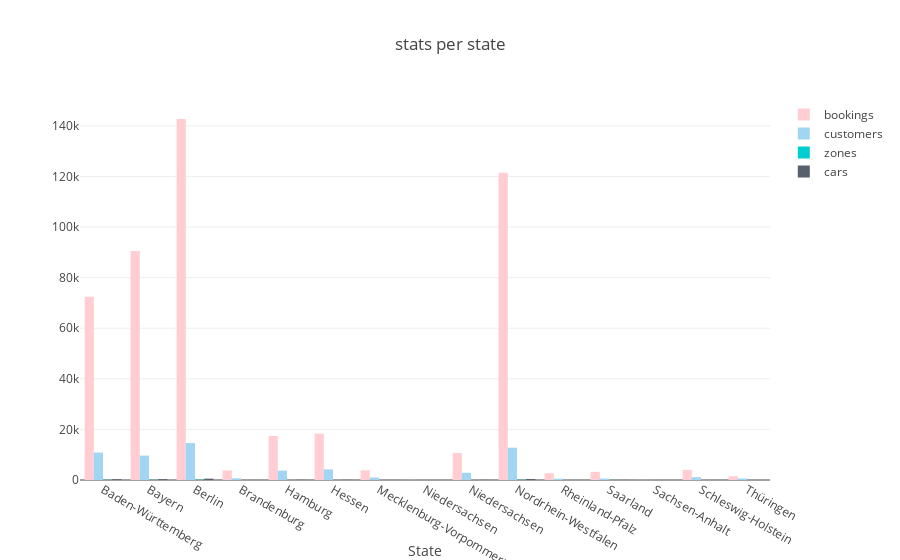

Notebook source saved alongside this figure:
### Code cell
#plotting for each state
trace_bookings = go.Bar(x=simple_per_state.FEDERAL_STATE,
                  y=simple_per_state.BOOKING_HAL_ID,
                  name='bookings',
                  marker=dict(color='#ffcdd2'))

trace_customers = go.Bar(x=simple_per_state.FEDERAL_STATE,
                y=simple_per_state.CUSTOMER_HAL_ID,
                name='customers',
                marker=dict(color='#A2D5F2'))

trace_vehicles = go.Bar(x=simple_per_state.FEDERAL_STATE,
                y=simple_per_state.VEHICLE_HAL_ID,
                name='cars',
                marker=dict(color='#59606D'))
trace_zones = go.Bar(x=simple_per_state.FEDERAL_STATE,
                y=simple_per_state.START_RENTAL_ZONE,
                name='zones',
                marker=dict(color='#00CED1'))
layout = go.Layout(title="stats per state",
                xaxis=dict(title='State')
                )
fig = go.Figure(data=[trace_bookings, trace_customers, trace_zones, trace_vehicles], layout=layout)
py.iplot(fig, filename="overall perstate plot")

### Figure 1 — Plotly figure (JSON) as saved in the notebook; plotly's stock layout.template omitted (floating-point values rounded to 4 significant figures)
{"data": [{"marker": {"color": "#ffcdd2"}, "name": "bookings", "type": "bar", "x": ["Baden-Württemberg", "Bayern", "Berlin", "Brandenburg", "Hamburg", "Hessen", "Mecklenburg-Vorpommern", "Niedersachsen", "Niedersachsen ", "Nordrhein-Westfalen ", "Rheinland-Pfalz ", "Saarland", "Sachsen-Anhalt", "Schleswig-Holstein", "Thüringen "], "y": [72483, 90479, 142703, 3793, 17395, 18325, 3824, 56, 10693, 121411, 2686, 3234, 44, 4001, 1486]}, {"marker": {"color": "#A2D5F2"}, "name": "customers", "type": "bar", "x": ["Baden-Württemberg", "Bayern", "Berlin", "Brandenburg", "Hamburg", "Hessen", "Mecklenburg-Vorpommern", "Niedersachsen", "Niedersachsen ", "Nordrhein-Westfalen ", "Rheinland-Pfalz ", "Saarland", "Sachsen-Anhalt", "Schleswig-Holstein", "Thüringen "], "y": [10826, 9647, 14602, 680, 3710, 4211, 986, 1, 2854, 12774, 510, 577, 17, 1135, 602]}, {"marker": {"color": "#00CED1"}, "name": "zones", "type": "bar", "x": ["Baden-Württemberg", "Bayern", "Berlin", "Brandenburg", "Hamburg", "Hessen", "Mecklenburg-Vorpommern", "Niedersachsen", "Niedersachsen ", "Nordrhein-Westfalen ", "Rheinland-Pfalz ", "Saarland", "Sachsen-Anhalt", "Schleswig-Holstein", "Thüringen "], "y": [68, 69, 113, 4, 9, 12, 3, 1, 7, 94, 3, 16, 5, 3, 4]}, {"marker": {"color": "#59606D"}, "name": "cars", "type": "bar", "x": ["Baden-Württemberg", "Bayern", "Berlin", "Brandenburg", "Hamburg", "Hessen", "Mecklenburg-Vorpommern", "Niedersachsen", "Niedersachsen ", "Nordrhein-Westfalen ", "Rheinland-Pfalz ", "Saarland", "Sachsen-Anhalt", "Schleswig-Holstein", "Thüringen "], "y": [314, 335, 525, 17, 74, 74, 20, 1, 57, 385, 17, 34, 4, 20, 8]}], "layout": {"title": "stats per state", "xaxis": {"title": "State"}}}
